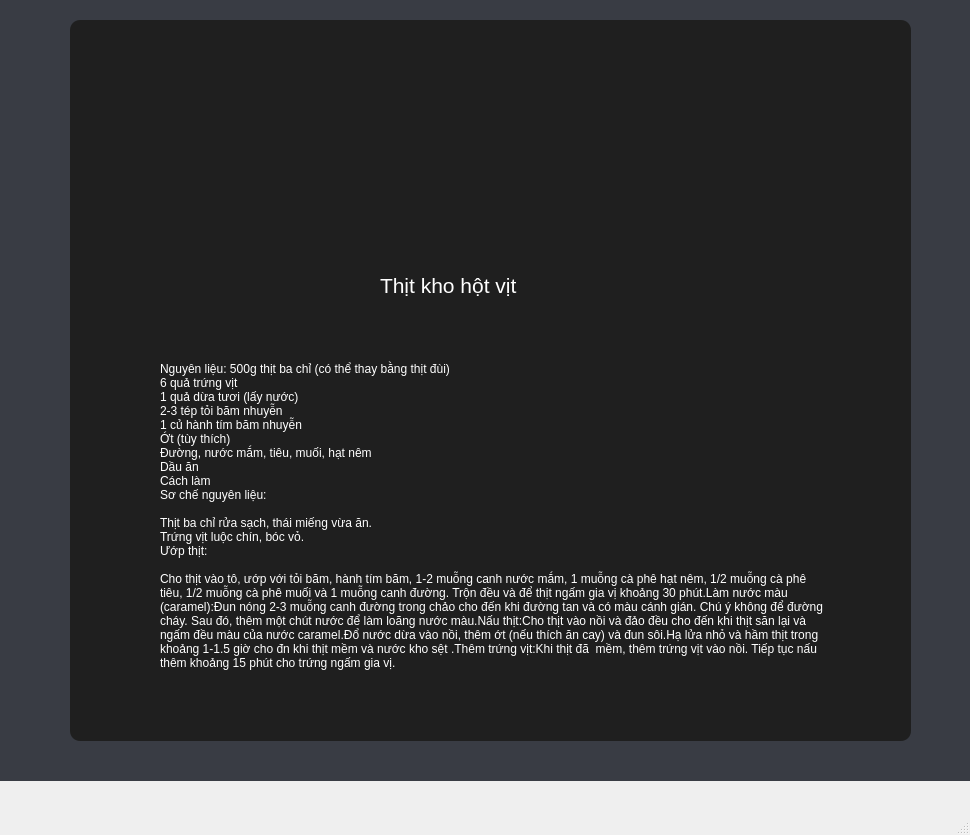
<?xml version="1.0" encoding="UTF-8"?>
<ui version="4.0">
 <class>MainWindow</class>
 <widget class="QMainWindow" name="MainWindow">
  <property name="geometry">
   <rect>
    <x>0</x>
    <y>0</y>
    <width>970</width>
    <height>835</height>
   </rect>
  </property>
  <property name="windowTitle">
   <string>MainWindow</string>
  </property>
  <widget class="QWidget" name="centralwidget">
   <widget class="QWidget" name="widget" native="true">
    <property name="geometry">
     <rect>
      <x>0</x>
      <y>-10</y>
      <width>971</width>
      <height>791</height>
     </rect>
    </property>
    <property name="minimumSize">
     <size>
      <width>0</width>
      <height>700</height>
     </size>
    </property>
    <property name="styleSheet">
     <string notr="true">background-color: rgb(57, 60, 68)</string>
    </property>
    <widget class="QWidget" name="widget_2" native="true">
     <property name="geometry">
      <rect>
       <x>70</x>
       <y>30</y>
       <width>841</width>
       <height>721</height>
      </rect>
     </property>
     <property name="styleSheet">
      <string notr="true">border-radius:10px;background-color:rgb(31, 31, 31)</string>
     </property>
     <widget class="QLabel" name="label_81">
      <property name="geometry">
       <rect>
        <x>30</x>
        <y>50</y>
        <width>371</width>
        <height>201</height>
       </rect>
      </property>
      <property name="text">
       <string/>
      </property>
      <property name="pixmap">
       <pixmap>../../Pictures/Screenshots/Screenshot 2024-06-30 221921.png</pixmap>
      </property>
      <property name="scaledContents">
       <bool>true</bool>
      </property>
     </widget>
     <widget class="QLabel" name="label_82">
      <property name="geometry">
       <rect>
        <x>440</x>
        <y>50</y>
        <width>341</width>
        <height>201</height>
       </rect>
      </property>
      <property name="text">
       <string/>
      </property>
      <property name="pixmap">
       <pixmap>../../Pictures/Screenshots/Screenshot 2024-07-02 131556.png</pixmap>
      </property>
      <property name="scaledContents">
       <bool>true</bool>
      </property>
     </widget>
     <widget class="QLabel" name="label_83">
      <property name="geometry">
       <rect>
        <x>310</x>
        <y>250</y>
        <width>211</width>
        <height>31</height>
       </rect>
      </property>
      <property name="font">
       <font>
        <pointsize>16</pointsize>
       </font>
      </property>
      <property name="styleSheet">
       <string notr="true">color: rgb(255, 255, 255);</string>
      </property>
      <property name="text">
       <string>Thịt kho hột vịt</string>
      </property>
     </widget>
     <widget class="QLabel" name="label">
      <property name="geometry">
       <rect>
        <x>90</x>
        <y>290</y>
        <width>671</width>
        <height>411</height>
       </rect>
      </property>
      <property name="styleSheet">
       <string notr="true">color:rgb(255, 255, 255)</string>
      </property>
      <property name="text">
       <string>Nguyên liệu: 500g thịt ba chỉ (có thể thay bằng thịt đùi)
6 quả trứng vịt
1 quả dừa tươi (lấy nước)
2-3 tép tỏi băm nhuyễn
1 củ hành tím băm nhuyễn
Ớt (tùy thích)
Đường, nước mắm, tiêu, muối, hạt nêm
Dầu ăn
Cách làm
Sơ chế nguyên liệu:

Thịt ba chỉ rửa sạch, thái miếng vừa ăn.
Trứng vịt luộc chín, bóc vỏ.
Ướp thịt:

Cho thịt vào tô, ướp với tỏi băm, hành tím băm, 1-2 muỗng canh nước mắm, 1 muỗng cà phê hạt nêm, 1/2 muỗng cà phê tiêu, 1/2 muỗng cà phê muối và 1 muỗng canh đường. Trộn đều và để thịt ngấm gia vị khoảng 30 phút.Làm nước màu (caramel):Đun nóng 2-3 muỗng canh đường trong chảo cho đến khi đường tan và có màu cánh gián. Chú ý không để đường cháy. Sau đó, thêm một chút nước để làm loãng nước màu.Nấu thịt:Cho thịt vào nồi và đảo đều cho đến khi thịt săn lại và ngấm đều màu của nước caramel.Đổ nước dừa vào nồi, thêm ớt (nếu thích ăn cay) và đun sôi.Hạ lửa nhỏ và hầm thịt trong khoảng 1-1.5 giờ cho đn khi thịt mềm và nước kho sệt .Thêm trứng vịt:Khi thịt đã  mềm, thêm trứng vịt vào nồi. Tiếp tục nấu thêm khoảng 15 phút cho trứng ngấm gia vị.</string>
      </property>
      <property name="wordWrap">
       <bool>true</bool>
      </property>
     </widget>
     <widget class="QPushButton" name="pushButton_Thitkho">
      <property name="geometry">
       <rect>
        <x>740</x>
        <y>660</y>
        <width>93</width>
        <height>61</height>
       </rect>
      </property>
      <property name="text">
       <string/>
      </property>
      <property name="icon">
       <iconset>
        <normaloff>D:/download/tải_xuống-removebg-preview.png</normaloff>D:/download/tải_xuống-removebg-preview.png</iconset>
      </property>
      <property name="iconSize">
       <size>
        <width>60</width>
        <height>60</height>
       </size>
      </property>
     </widget>
     <widget class="QLabel" name="label_32">
      <property name="geometry">
       <rect>
        <x>370</x>
        <y>0</y>
        <width>91</width>
        <height>61</height>
       </rect>
      </property>
      <property name="text">
       <string/>
      </property>
      <property name="pixmap">
       <pixmap>D:/download/chef.png</pixmap>
      </property>
      <property name="scaledContents">
       <bool>true</bool>
      </property>
     </widget>
    </widget>
   </widget>
  </widget>
  <widget class="QMenuBar" name="menubar">
   <property name="geometry">
    <rect>
     <x>0</x>
     <y>0</y>
     <width>970</width>
     <height>26</height>
    </rect>
   </property>
  </widget>
  <widget class="QStatusBar" name="statusbar"/>
 </widget>
 <resources/>
 <connections/>
</ui>
